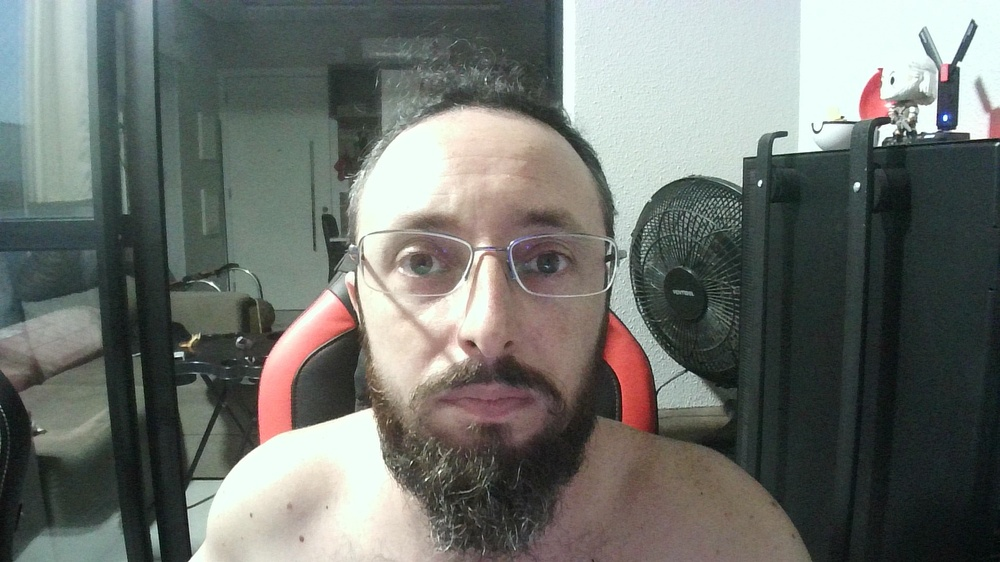
#> input picture faclal_recognition/dataset/lucas_pedebos.jpg, 1000 x 562 px, shrunk from 1920 x 1080 before the run; its folder holds 4 pictures in this run
$ python from_chat_gpt_facial_person_detection_4.py
#> lines starting #> are read from the running program, lines starting #| are printed output that depends on the picture
import cv2
import os
import numpy as np
import csv

# Diretório contendo as imagens das pessoas
dataset_path = 'dataset'

# Caminho para o arquivo CSV contendo o mapeamento de nome de pessoa para imagem
csv_file = 'dataset/person_image_dict.csv'

# Inicializar o detector de rostos
face_cascade = cv2.CascadeClassifier(cv2.data.haarcascades + 'haarcascade_frontalface_default.xml')

# Inicializar o reconhecedor de rostos LBPH
face_recognizer = cv2.face.LBPHFaceRecognizer_create()

# Função para carregar imagens e etiquetas do dataset
def load_images_and_labels(dataset_path, csv_file):
#> called with dataset_path = 'dataset', csv_file = 'dataset/person_image_dict.csv'
    images = []
    labels = []
    label_to_name = {}  # Dicionário para mapear ID da etiqueta para nome

    # Carregar mapeamento de nome de pessoa para imagem do CSV
    with open(csv_file, 'r') as file:
#> (reads faclal_recognition/dataset/person_image_dict.csv from the repository)
        reader = csv.DictReader(file)
        for row in reader:
            name = row['nome']
            image_name = row['imagem']
            image_path = os.path.join(dataset_path, image_name)

            if os.path.isfile(image_path):
                image = cv2.imread(image_path, cv2.IMREAD_GRAYSCALE)
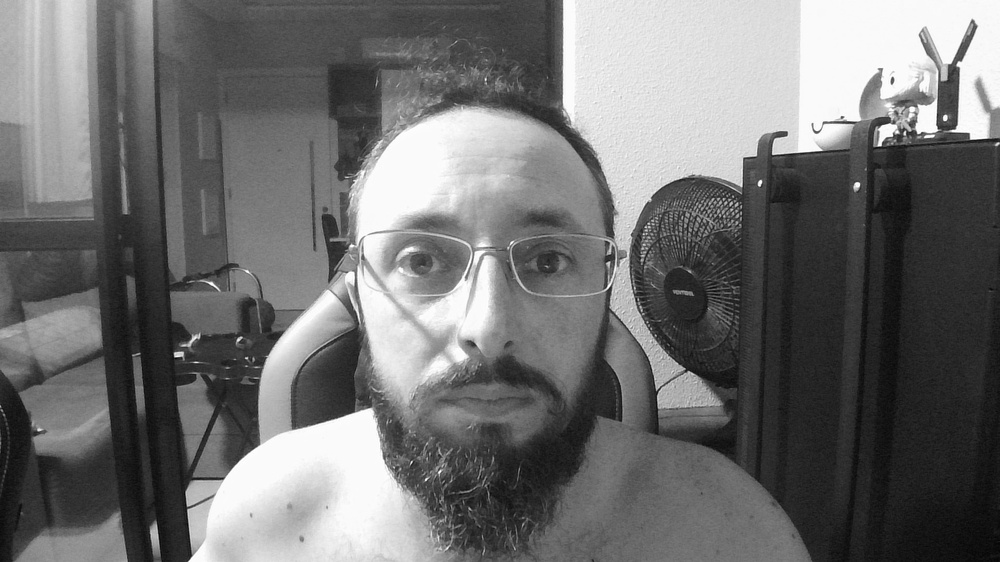
#> image: shape (562, 1000); min 4, max 255, mean 112.5
                if image is not None:
                    faces = face_cascade.detectMultiScale(image, scaleFactor=1.1, minNeighbors=5)
#> faces = [[317, 127, 343, 343]]
                    for (x, y, w, h) in faces:
                        images.append(image[y:y+h, x:x+w])
                        labels.append(len(label_to_name))  # Usar o ID incremental
#> this loop made 1 pass
#> after the loop, images = 1 item; labels = [0]
                    label_to_name[len(label_to_name)] = name

            else:
                print(f"Arquivo de imagem '{image_name}' não encontrado.")
#> pass 2 of the loop in load_images_and_labels, `for row in reader:`:
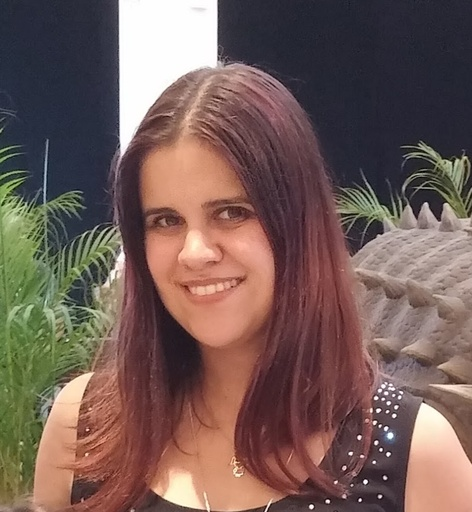
#> input picture faclal_recognition/dataset/anna_rodrigues.jpg, 472 x 512 px, shrunk from 907 x 984 before the run
#> in load_images_and_labels, `image = cv2.imread(image_path, cv2.IMREAD_GRAYSCALE)`:
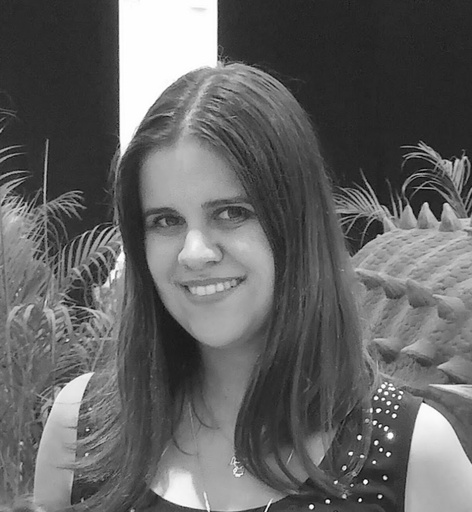
#> image: shape (512, 472); min 0, max 255, mean 99.7
#> faces = [[114, 155, 170, 170]]
#> the loop in load_images_and_labels, `for (x, y, w, h) in faces:` made 1 pass
#> after the loop in load_images_and_labels, `for (x, y, w, h) in faces:`: images = 2 items; labels = [0, 1]
#> pass 3 of the loop in load_images_and_labels, `for row in reader:`:
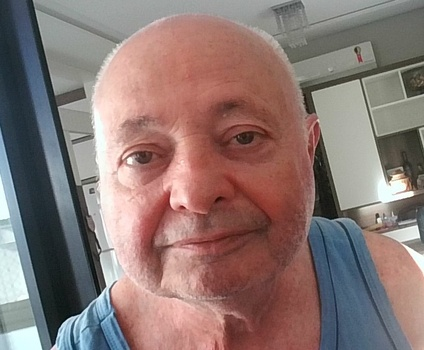
#> input picture faclal_recognition/dataset/jose_pedebos.jpg, 424 x 350 px, shrunk from 815 x 672 before the run
#> in load_images_and_labels, `image = cv2.imread(image_path, cv2.IMREAD_GRAYSCALE)`:
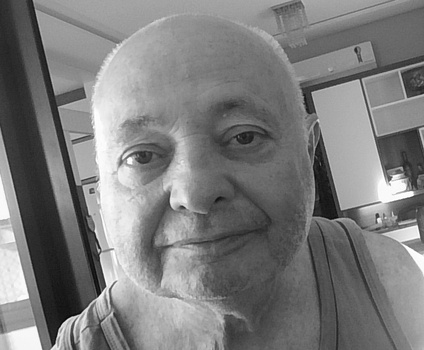
#> image: shape (350, 424); min 7, max 255, mean 124.3
#> faces = [[148, 272, 63, 63], [60, 37, 280, 280]]
#> the loop in load_images_and_labels, `for (x, y, w, h) in faces:` made 2 passes
#> after the loop in load_images_and_labels, `for (x, y, w, h) in faces:`: images = 4 items; labels = [0, 1, 2, 2]
#> the loop made 4 passes; the first 3 are shown

    return images, labels, label_to_name

# Carregar imagens, etiquetas e mapeamento de ID para nome
images, labels, label_to_name = load_images_and_labels(dataset_path, csv_file)

# Treinar o reconhecedor de rostos
face_recognizer.train(images, np.array(labels))

# Salvar o modelo treinado
face_recognizer.save("modelo_reconhecimento_face.xml")

print("Modelo treinado e salvo com sucesso!")
